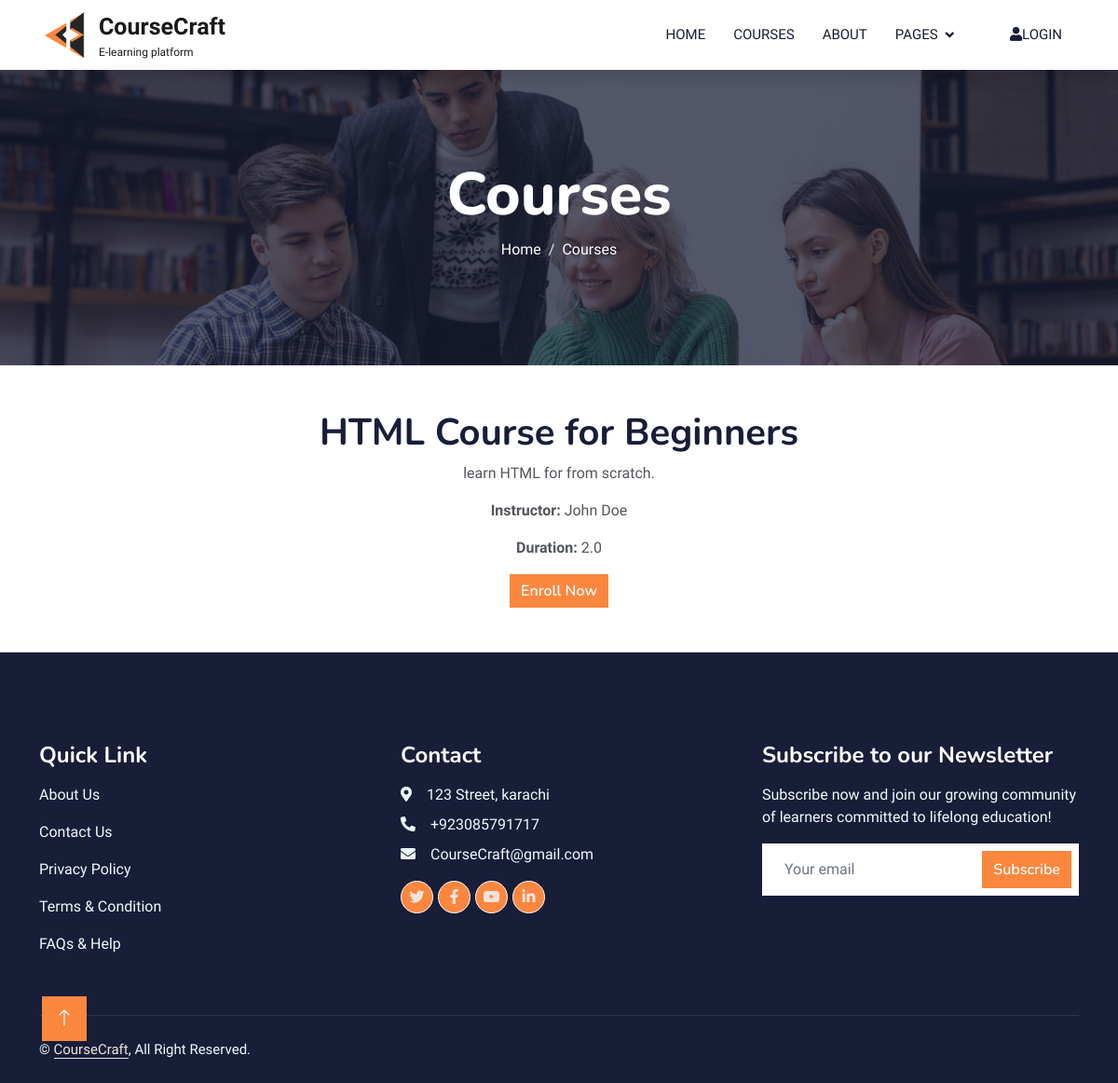
The app's page /frontend/course_details.php?course_id=1 with its own data.
### tables this page shows
CREATE TABLE `courses` (
  `id` int(11) NOT NULL,
  `title` varchar(255) NOT NULL,
  `description` text NOT NULL,
  `instructor` varchar(255) NOT NULL,
  `duration` varchar(50) NOT NULL,
  `price` decimal(10,2) NOT NULL DEFAULT 0.00,
  `video_url` varchar(255) NOT NULL
);

### frontend/course_details.php (the view, shortened to what this page needs)
<?php
$host = "localhost";
$dbname = "lms";
$username = "root";
$password = "";
$conn = new mysqli($host, $username, $password, $dbname);
$course_id = $_GET['course_id'];
$sql = "SELECT * FROM courses WHERE id = ?";
$stmt = $conn->prepare($sql);
$stmt->bind_param("i", $course_id);
$stmt->execute();
$result = $stmt->get_result();
if ($result->num_rows > 0) {
    $course = $result->fetch_assoc();
} else {
    echo "<script>alert('Course not found!'); window.location.href='courses.php';</script>";
    exit;
}
?>
<!DOCTYPE html>
<html lang="en">
<head>
    <link href="https://cdnjs.cloudflare.com/ajax/libs/font-awesome/5.10.0/css/all.min.css" rel="stylesheet">
    <link href="https://cdn.jsdelivr.net/npm/bootstrap-icons@1.4.1/font/bootstrap-icons.css" rel="stylesheet">
    <link href="lib/animate/animate.min.css" rel="stylesheet">
    <link href="lib/owlcarousel/assets/owl.carousel.min.css" rel="stylesheet">
    <link href="css/bootstrap.min.css" rel="stylesheet">
    <link href="css/style.css" rel="stylesheet">
</head>
<body>
    <nav class="navbar navbar-expand-lg bg-white navbar-light shadow sticky-top p-0">
        <a href="index.php" class="navbar-brand d-flex align-items-center px-4 px-lg-5">
            <img src="img/iconn.png" alt="" height="50px">
            <div class="ms-2">
            <p class="m-0 fw-bold" style="font-size: 25px;">CourseCraft</p>
            <p class="m-0" style="font-size: 12px;">E-learning platform</p>
            </div>
        </a>
        <div class="collapse navbar-collapse" id="navbarCollapse">
            <div class="navbar-nav ms-auto p-4 p-lg-0">
                <a href="index.php" class="nav-item nav-link ">Home</a>
                <a href="courses.php" class="nav-item nav-link">Courses</a>
                <a href="about.php" class="nav-item nav-link">About</a>
                <div class="nav-item dropdown">
                    <a href="#" class="nav-link dropdown-toggle" data-bs-toggle="dropdown">Pages</a>
                </div>
                <?php if (!isset($_SESSION['user_id'])): ?>
                    <a href="login.html" class="nav-item nav-link"><i class="fa fa-user"></i>login</a>
                <?php endif; ?>
            </div>
        </div>
    </nav>
    <div class="container-fluid bg-primary py-5 mb-5 page-header">
        <div class="container py-5">
            <div class="row justify-content-center">
                <div class="col-lg-10 text-center">
                    <h1 class="display-3 text-white animated slideInDown">Courses</h1>
                    <nav aria-label="breadcrumb">
                        <ol class="breadcrumb justify-content-center">
                            <li class="breadcrumb-item"><a class="text-white" href="index.html">Home</a></li>
                            <li class="breadcrumb-item text-white active" aria-current="page">Courses</li>
                        </ol>
                    </nav>
                </div>
            </div>
        </div>
    </div>
<center>
    <div class="container">
        <h1><?php echo $course['title']; ?></h1>
        <p><?php echo $course['description']; ?></p>
        <p><strong>Instructor:</strong> <?php echo $course['instructor']; ?></p>
        <p><strong>Duration:</strong> <?php echo $course['duration']; ?></p>
        <a href="enroll.php?course_id=<?php echo $course_id; ?>" class="btn btn-primary">Enroll Now</a>
    </div>
</center>
    <div class="container-fluid bg-dark text-light footer pt-5 mt-5 wow fadeIn" data-wow-delay="0.1s">
        <div class="container py-5">
            <div class="row g-5">
                <div class="col-lg-4 col-md-6">
                    <h4 class="text-white mb-3">Quick Link</h4>
                    <p><a class="text-light" href="about.php">About Us</a></p>
                    <p><a class="text-light" href="contact.php">Contact Us</a></p>
                    <p><a class="text-light" href="">Privacy Policy</a></p>
                    <p><a class="text-light" href="">Terms & Condition</a></p>
                    <p><a class="text-light" href="">FAQs & Help</a></p>
                </div>
                <div class="col-lg-4 col-md-6">
                    <h4 class="text-white mb-3">Contact</h4>
                    <p class="mb-2"><i class="fa fa-map-marker-alt me-3"></i>123 Street, karachi</p>
                    <p class="mb-2"><i class="fa fa-phone-alt me-3"></i>+923085791717</p>
                    <p class="mb-2"><i class="fa fa-envelope me-3"></i>CourseCraft@gmail.com</p>
                    <div class="d-flex pt-2">
                        <a class="btn btn-outline-light btn-social" href=""><i class="fab fa-twitter"></i></a>
                        <a class="btn btn-outline-light btn-social" href=""><i class="fab fa-facebook-f"></i></a>
                        <a class="btn btn-outline-light btn-social" href=""><i class="fab fa-youtube"></i></a>
                        <a class="btn btn-outline-light btn-social" href=""><i class="fab fa-linkedin-in"></i></a>
                    </div>
                </div>
                <div class="col-lg-4 col-md-6">
                    <h4 class="text-white mb-3">Subscribe to our Newsletter</h4>
                    <p>Subscribe now and join our growing community of learners committed to lifelong education! </p>
                    <div class="position-relative mx-auto" style="max-width: 400px;">
                        <form action="#">
                            <input class="form-control border-0 w-100 py-3 ps-4 pe-5" type="email"
                                placeholder="Your email" required>
                            <button type="submit"
                                class="btn btn-primary py-2 position-absolute top-0 end-0 mt-2 me-2"><a
                                    href="mailto:keertidvcorai@gmail.com">Subscribe</a></button>
                        </form>
                    </div>
                </div>
            </div>
        </div>
        <div class="container">
            <div class="copyright">
                <div class="row">
                    <div class="col-md-6 text-center text-md-start mb-3 mb-md-0">
                        &copy; <a class="border-bottom" href="index.php">CourseCraft</a>, All Right Reserved.
                    </div>
                </div>
            </div>
        </div>
    </div>
    <a href="#" class="btn btn-lg btn-primary btn-lg-square back-to-top"><i class="bi bi-arrow-up"></i></a>
</body>
</html>

### frontend/css/style.css (style rules this page uses)
:root { --primary: #f69050; --light: #F0FBFC; --light: #f0e4de; --dark: #181d38; }
.btn { background-color: #fb873f; border: none; }
.btn a { text-decoration: none; color: #fff; }
.back-to-top { position: fixed; display: none; left: 45px; bottom: 45px; z-index: 99; }
.btn { font-family: 'Nunito', sans-serif; font-weight: 600; transition: .5s; }
.btn.btn-primary, .btn.btn-secondary { color: #FFFFFF; }
.btn-lg-square { width: 48px; height: 48px; }
.btn-square, .btn-sm-square, .btn-lg-square { padding: 0; display: flex; align-items: center; justify-content: center; font-weight: normal; border-radius: 0px; }
.navbar .dropdown-toggle::after { border: none; content: "\f107"; font-family: "Font Awesome 5 Free"; font-weight: 900; vertical-align: middle; margin-left: 8px; }
.navbar-light .navbar-nav .nav-link { margin-right: 30px; padding: 25px 0; color: #FFFFFF; font-size: 15px; text-transform: uppercase; outline: none; }
.navbar-light .navbar-brand, .navbar-light a.btn { height: 75px; }
.navbar-light .navbar-nav .nav-link { color: var(--dark); font-weight: 500; }
.navbar-light.sticky-top { top: -100px; transition: .5s; }
.page-header { background: linear-gradient(rgba(24, 29, 56, .7), rgba(24, 29, 56, .7)), url(../img/carousel-1.jpg); background-position: center center; background-repeat: no-repeat; background-size: cover; }
.breadcrumb-item+.breadcrumb-item::before { color: var(--light); }
.footer .btn.btn-social { margin-right: 5px; width: 35px; height: 35px; display: flex; align-items: center; justify-content: center; color: var(--light); font-weight: normal; border: 1px solid #FFFFFF; border-radius: 35px; transition: .3s; }
.footer .copyright { padding: 25px 0; font-size: 15px; border-top: 1px solid rgba(256, 256, 256, .1); }
.footer .copyright a { color: var(--light); }

### records on screen
courses: title "HTML Course for Beginners", description "learn HTML for from scratch.", instructor "John Doe", duration "2.0"
